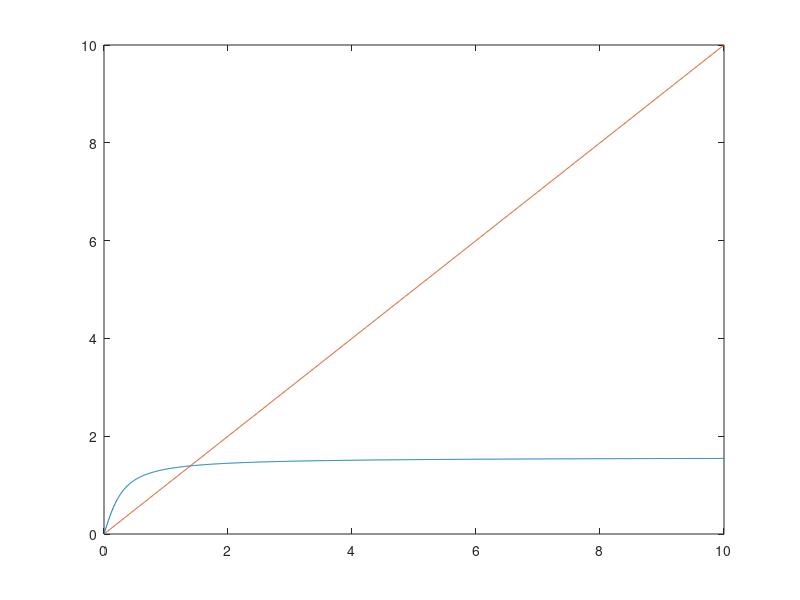

MATLAB code for this plot:
clc;
clear;
x=0:0.01:10;
y1=atan(4.*x);%9*exp(-x)*sin(2*pi*x)-7/2;
y2=x;
plot(x,y1);
hold on;
plot(x,y2)
hold off;